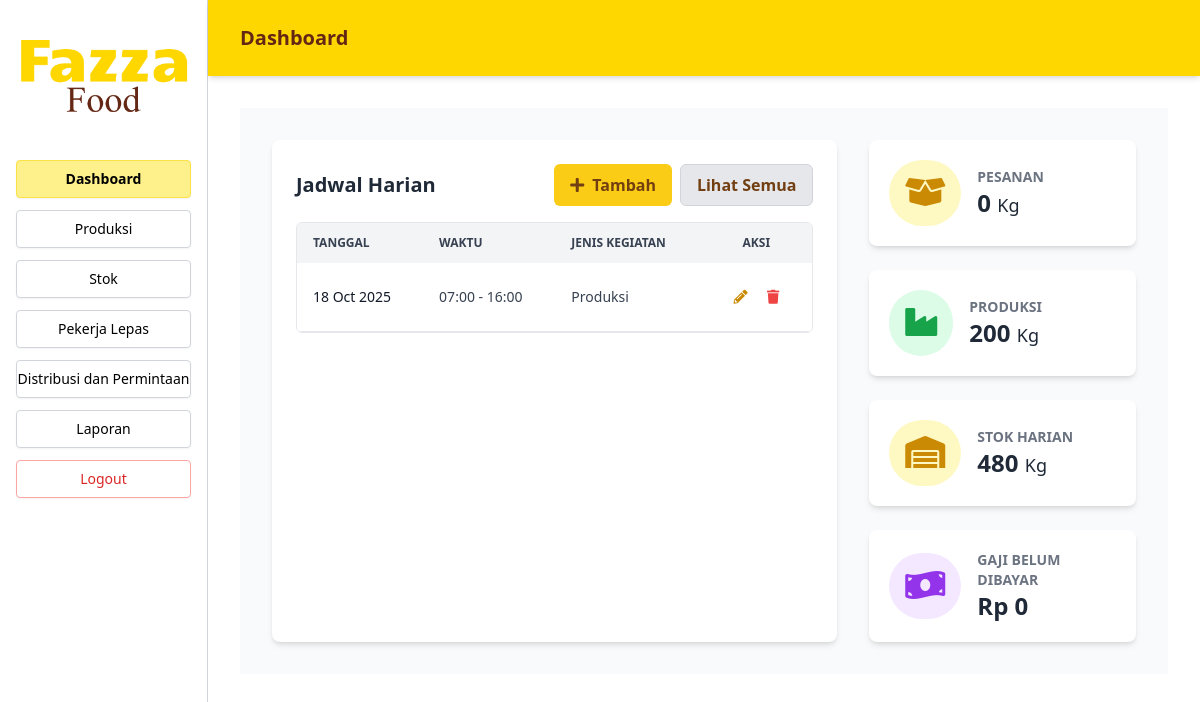
The page /Index.php (signed in) on the database as committed earlier.
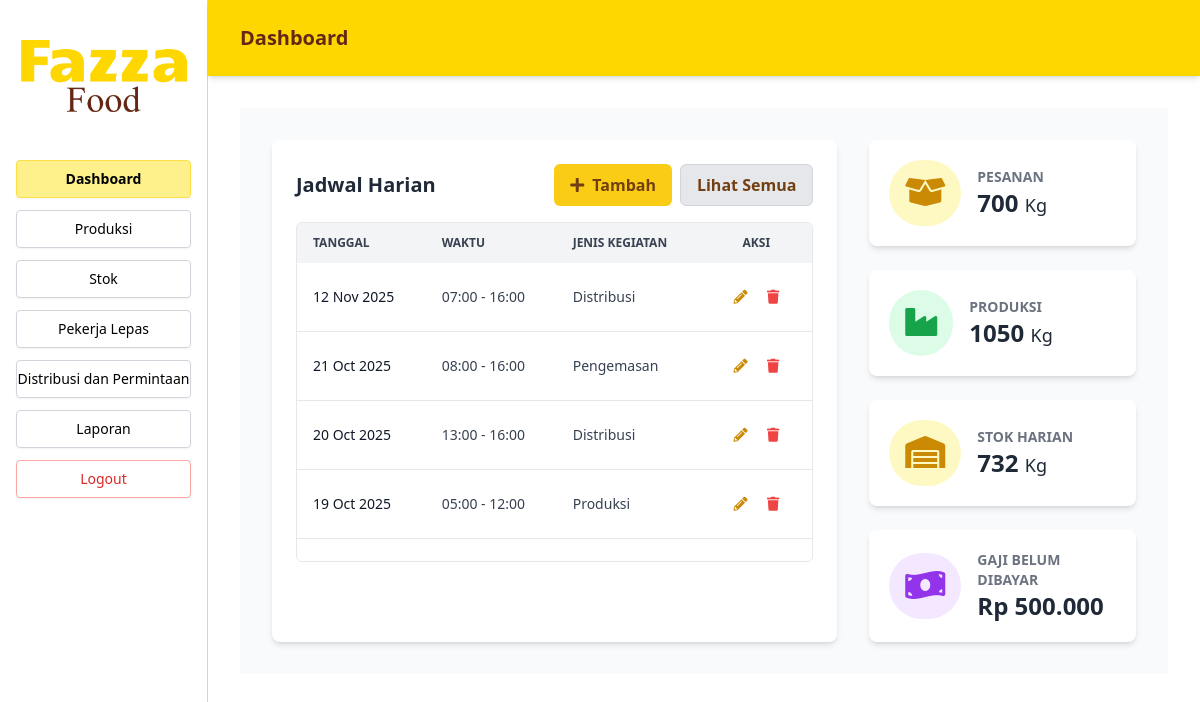
The same page on the database as committed later.
### tables this page shows
CREATE TABLE `jadwal` (
  `id_jadwal` int(11) NOT NULL,
  `tanggal` date DEFAULT NULL,
  `waktu` time DEFAULT NULL,
  `waktu_mulai` time DEFAULT NULL,
  `waktu_selesai` time DEFAULT NULL,
  `jenis_kegiatan` varchar(100) DEFAULT NULL,
  `id_admin` int(11) DEFAULT NULL
);

### src/Dashboard.php (the view, shortened to what the changed rows need)
<?php
include 'koneksi.php';
$totalPesanan = $pdo->query("SELECT SUM(jumlah_pesanan) FROM distribusi")->fetchColumn() ?: 0;
$totalProduksi = $pdo->query("SELECT SUM(jumlah_produksi) FROM produksi")->fetchColumn() ?: 0;
$totalStok = $pdo->query("SELECT SUM(jumlah_stok) FROM stok")->fetchColumn() ?: 0;
$sql = "
  SELECT COALESCE(SUM(rg.total_gaji), 0)
  FROM riwayat_gaji rg
  INNER JOIN pekerja_lepas pl ON pl.id_pekerja = rg.id_pekerja
  WHERE rg.keterangan = 'Belum Dibayar'
";
$totalGaji = (int) $pdo->query($sql)->fetchColumn();
$jadwalList = $pdo->query("
  SELECT * FROM jadwal
  ORDER BY tanggal DESC, waktu_mulai DESC
")->fetchAll(PDO::FETCH_ASSOC);
?>
<section class="flex-1 p-6 lg:p-8 bg-gray-50">
  <div class="max-w-7xl mx-auto space-y-6">
    <div class="grid grid-cols-1 lg:grid-cols-3 gap-6 lg:gap-8">
      <div class="lg:col-span-2 bg-white shadow-md rounded-lg p-6">
        <div class="flex justify-between items-center mb-4">
          <h2 class="text-xl font-bold text-gray-800 select-none">Jadwal Harian</h2>
          <div class="flex space-x-2">
            <button id="openFormBtn" aria-label="Tambah jadwal baru" class="bg-yellow-400 hover:bg-yellow-500 text-yellow-900 font-bold py-2 px-4 rounded-md flex items-center transition-colors duration-300">
              <i class="fas fa-plus mr-2"></i> Tambah
            </button>
            <button id="lihatSemuaJadwalBtn" class="bg-gray-200 hover:bg-gray-300 text-yellow-900 font-semibold px-4 py-2 rounded-md border border-gray-300">Lihat Semua</button>
          </div>
        </div>
        <div class="overflow-x-auto max-h-[340px] overflow-y-auto rounded-md border border-gray-200">
          <table class="w-full text-sm text-left text-gray-700">
            <thead class="text-xs text-gray-700 uppercase bg-gray-100 sticky top-0 z-10">
              <tr>
                <th class="py-3 px-4">Tanggal</th>
                <th class="py-3 px-4">Waktu</th>
                <th class="py-3 px-4">Jenis Kegiatan</th>
                <th class="py-3 px-4 text-center">Aksi</th>
              </tr>
            </thead>
            <tbody>
              <?php if (empty($jadwalList)): ?>
                <tr class="bg-white border-b">
                  <td colspan="4" class="py-6 px-4 text-center text-gray-500">
                    <i class="fas fa-calendar-times fa-2x mb-2 text-gray-400"></i>
                    <p>Belum ada jadwal.</p>
                  </td>
                </tr>
              <?php else: ?>
                <?php foreach ($jadwalList as $jadwal): ?>
                  <tr class="bg-white border-b hover:bg-gray-50 transition-colors duration-200">
                    <td class="py-4 px-4 font-medium text-gray-900"><?php echo htmlspecialchars(date('d M Y', strtotime($jadwal['tanggal']))); ?></td>
                    <td class="py-4 px-4"><?php echo htmlspecialchars(date('H:i', strtotime($jadwal['waktu_mulai']))) . ' - ' . htmlspecialchars(date('H:i', strtotime($jadwal['waktu_selesai']))); ?></td>
                    <td class="py-4 px-4"><?php echo htmlspecialchars($jadwal['jenis_kegiatan']); ?></td>
                    <td class="py-4 px-4 text-center w-28">
                      <button class="text-yellow-600 hover:text-yellow-800 p-2 editBtn"
                        data-id="<?php echo $jadwal['id_jadwal']; ?>"
                        data-tanggal="<?php echo $jadwal['tanggal']; ?>"
                        data-mulai="<?php echo $jadwal['waktu_mulai']; ?>"
                        data-selesai="<?php echo $jadwal['waktu_selesai']; ?>"
                        data-kegiatan="<?php echo htmlspecialchars($jadwal['jenis_kegiatan']); ?>"
                        aria-label="Edit jadwal">
                        <i class="fas fa-pencil-alt"></i>
                      </button>
                      <button class="text-red-500 hover:text-red-700 p-2 deleteBtn"
                        data-id="<?php echo $jadwal['id_jadwal']; ?>"
                        aria-label="Delete jadwal">
                        <i class="fas fa-trash"></i>
                      </button>
                    </td>
                  </tr>
                <?php endforeach; ?>
              <?php endif; ?>
            </tbody>
          </table>
        </div>
      </div>
      <div class="lg:col-span-1 space-y-6">
        <div onclick="window.location.href='Index.php?page=distribusi';" class="bg-white shadow-md rounded-lg p-5 flex items-center cursor-pointer hover:shadow-lg transition-shadow duration-300">
          <div class="bg-yellow-100 text-yellow-600 rounded-full p-4 mr-4">
            <i class="fas fa-box-open fa-2x"></i>
          </div>
          <div>
            <h3 class="text-sm font-semibold text-gray-500 uppercase">Pesanan</h3>
            <p class="text-2xl font-bold text-gray-800"><?php echo htmlspecialchars($totalPesanan); ?> <span class="text-lg font-normal">Kg</span></p>
          </div>
        </div>
        <div onclick="window.location.href='Index.php?page=produksi';" class="bg-white shadow-md rounded-lg p-5 flex items-center cursor-pointer hover:shadow-lg transition-shadow duration-300">
          <div class="bg-green-100 text-green-600 rounded-full p-4 mr-4">
            <i class="fas fa-industry fa-2x"></i>
          </div>
          <div>
            <h3 class="text-sm font-semibold text-gray-500 uppercase">Produksi</h3>
            <p class="text-2xl font-bold text-gray-800"><?php echo htmlspecialchars($totalProduksi); ?> <span class="text-lg font-normal">Kg</span></p>
          </div>
        </div>
        <div onclick="window.location.href='Index.php?page=stok';" class="bg-white shadow-md rounded-lg p-5 flex items-center cursor-pointer hover:shadow-lg transition-shadow duration-300">
          <div class="bg-yellow-100 text-yellow-600 rounded-full p-4 mr-4">
            <i class="fas fa-warehouse fa-2x"></i>
          </div>
          <div>
            <h3 class="text-sm font-semibold text-gray-500 uppercase">Stok Harian</h3>
            <p class="text-2xl font-bold text-gray-800"><?php echo htmlspecialchars($totalStok); ?> <span class="text-lg font-normal">Kg</span></p>
          </div>
        </div>
        <div onclick="window.location.href='Index.php?page=pekerja';" class="bg-white shadow-md rounded-lg p-5 flex items-center cursor-pointer hover:shadow-lg transition-shadow duration-300">
          <div class="bg-purple-100 text-purple-600 rounded-full p-4 mr-4">
            <i class="fas fa-money-bill-wave fa-2x"></i>
          </div>
          <div>
            <h3 class="text-sm font-semibold text-gray-500 uppercase">Gaji Belum Dibayar</h3>
            <p class="text-2xl font-bold text-gray-800">Rp <?php echo number_format($totalGaji, 0, ',', '.'); ?></p>
          </div>
        </div>
      </div>
    </div>
  </div>
</section>

### index.php (shortened to what the changed rows need)
<?php
$page = isset($_GET['page']) ? $_GET['page'] : 'dashboard';
$src = [
  'login'     => 'Login.php',
  'dashboard' => 'src/Dashboard.php',
  'produksi'  => 'src/Produksi.php',
  'stok'      => 'src/Stok.php',
  'pekerja'   => 'src/Pekerja.php',
  'distribusi'=> 'src/Distribusi.php',
  'laporan'   => 'src/Laporan.php',
  'riwayat_gaji' => 'src/RiwayatGaji.php',
  'jadwal_lengkap' => 'src/jadwal_lengkap.php',
];
?>
<!DOCTYPE html>
<html lang="en">
<head>
  <script src="https://cdn.tailwindcss.com"></script>
  <link rel="stylesheet" href="https://cdnjs.cloudflare.com/ajax/libs/font-awesome/5.15.3/css/all.min.css" />
</head>
<body class="bg-white font-sans">
<?php if ($page !== 'login'): ?>
<div class="flex min-h-screen">
  <aside class="w-52 border-r border-gray-300 flex flex-col p-4 bg-white sticky top-0 h-screen">
    <nav class="flex flex-col space-y-3 text-sm">
      <?php
      $menuItems = [
        'dashboard' => 'Dashboard',
        'produksi' => 'Produksi',
        'stok' => 'Stok',
        'pekerja' => 'Pekerja Lepas',
        'distribusi' => 'Distribusi dan Permintaan',
        'laporan' => 'Laporan',
      ];
      foreach ($menuItems as $key => $label) {
        $isActive = ($page === $key) ? 'bg-yellow-200 border-yellow-300 font-semibold' : 'border-gray-300';
        echo "<a href='Index.php?page=$key' class='text-center py-2 rounded border $isActive shadow-sm text-black transition-all hover:bg-yellow-100 hover:border-yellow-200'>$label</a>";
      }
      ?>
      <a href="Logout.php" class="text-center py-2 rounded border border-red-300 shadow-sm text-red-600 transition-all hover:bg-red-100 hover:border-red-400">Logout</a>
    </nav>
  </aside>
  <main class="flex-1 flex flex-col">
    <header class="sticky top-0 bg-[#FFD700] text-[#642714] px-8 py-6 shadow-md z-40">
      <h1 class="text-xl font-bold">
        <?= ucwords(str_replace('_', ' ', $page)) ?>
      </h1>
    </header>
    <div class="p-8 overflow-y-auto">
      <?php
      if (array_key_exists($page, $src)) {
        include $src[$page];
      } else {
        echo "<p class='text-red-500'>src tidak ditemukan.</p>";
      }
      ?>
    </div>
  </main>
</div>
<?php else: ?>
  <?php include $src[$page]; ?>
<?php endif; ?>
</body>
</html>

Rows that differ between the two databases and show on the page:
no longer on this page (row unchanged): jadwal: tanggal "18 Oct 2025", waktu_mulai "07:00", waktu_selesai "16:00", jenis_kegiatan "Produksi"
added jadwal: tanggal "12 Nov 2025", waktu_mulai "07:00", waktu_selesai "16:00", jenis_kegiatan "Distribusi"
added jadwal: tanggal "21 Oct 2025", waktu_mulai "08:00", waktu_selesai "16:00", jenis_kegiatan "Pengemasan"
added jadwal: tanggal "20 Oct 2025", waktu_mulai "13:00", waktu_selesai "16:00", jenis_kegiatan "Distribusi"
added jadwal: tanggal "19 Oct 2025", waktu_mulai "05:00", waktu_selesai "12:00", jenis_kegiatan "Produksi"
Other text that changed with them:
$totalPesanan: "0" → "700"
$totalProduksi: "200" → "1050"
$totalStok: "480" → "732"
$totalGaji: "0" → "500.000"
